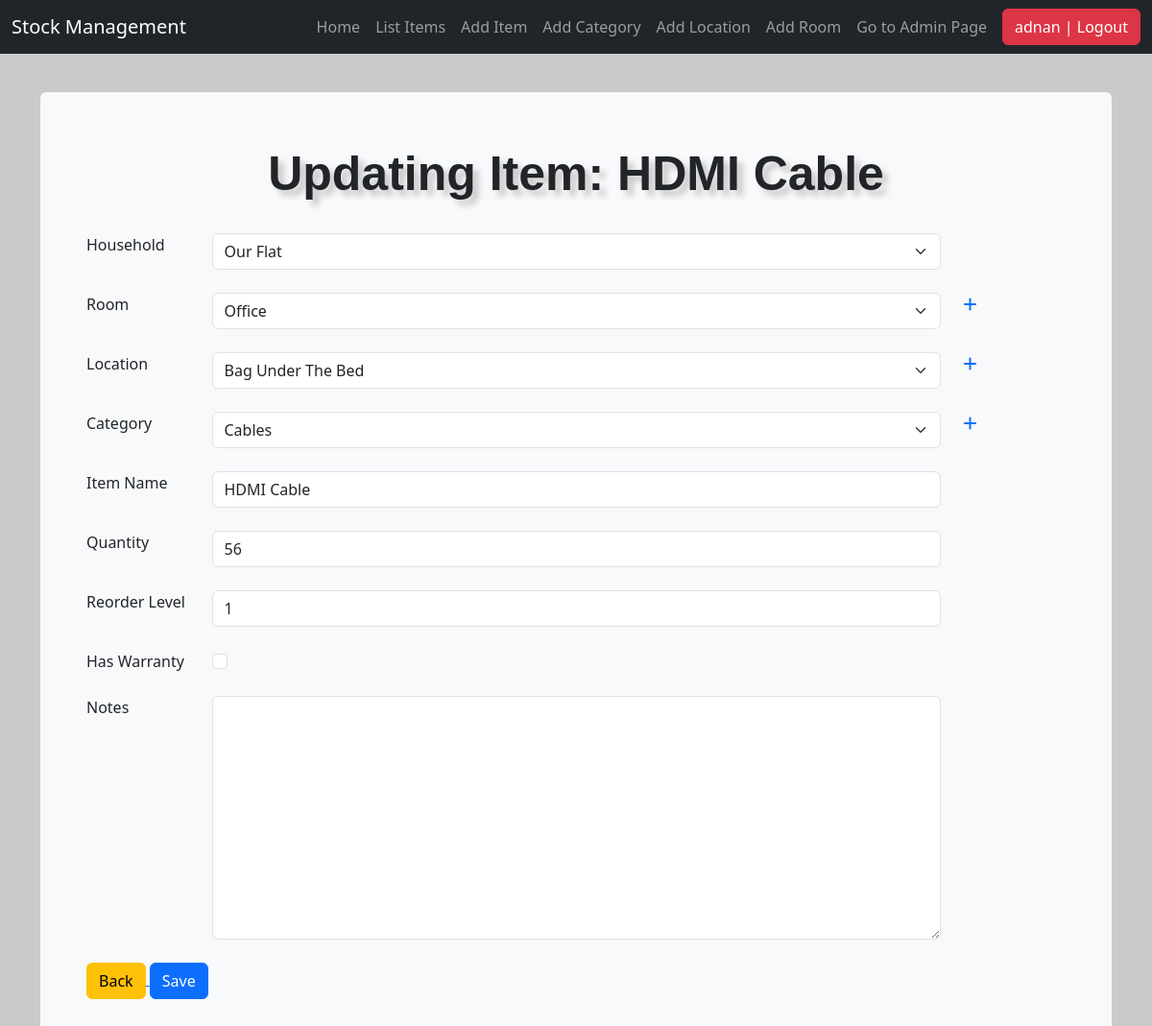
Screenshot of /update_items/10/ (signed in) with the database file from the repository.
### stockmgmt/models.py (models this page shows, shortened)
class Stock(models.Model):
    household = models.ForeignKey(
        Household, on_delete=models.CASCADE, blank=True)
    room = models.ForeignKey(Room, on_delete=models.CASCADE, blank=True)
    location = models.ForeignKey(
        Location, on_delete=models.CASCADE, blank=True)
    category = models.ForeignKey(
        Category, on_delete=models.CASCADE, blank=True)
    item_name = models.CharField(max_length=50, blank=True, null=True)
    quantity = models.IntegerField(default='0', blank=True, null=True)
    receive_quantity = models.IntegerField(default='0', blank=True, null=True)
    receive_by = models.CharField(max_length=50, blank=True, null=True)
    issue_quantity = models.IntegerField(default='0', blank=True, null=True)
    issue_by = models.CharField(max_length=50, blank=True, null=True)
    issue_to = models.CharField(max_length=50, blank=True, null=True)
    item_usage = models.TextField(max_length=500, blank=True, null=True)
    phone_number = models.CharField(max_length=50, blank=True, null=True)
    created_by = models.CharField(max_length=50, blank=True, null=True)
    reorder_level = models.IntegerField(default='3', blank=True, null=True)
    timestamp = models.DateTimeField(auto_now_add=True, auto_now=False)
    last_updated = models.DateTimeField(auto_now_add=False, auto_now=True)
    has_warranty = models.BooleanField(default=False, blank=False, null=True)
    item_notes = models.TextField(max_length=500, blank=True, null=True)

### stockmgmt/views.py (the view, shortened to what this page needs)
# urls.py: path('update_items/<str:pk>/', views.update_items, name="update_items"),
@login_required
def update_items(request, pk):
    queryset = Stock.objects.get(id=pk)
    form = StockUpdateForm(instance=queryset)
    context = {
        "title": f"Updating Item: {queryset.item_name}",
        'form': form
    }
    return render(request, './includes/add_items.html', context)

### stockmgmt/forms.py
class StockUpdateForm(forms.ModelForm):
    class Meta:
        model = Stock
        fields = [
            'household',
            'room',
            'location',
            'category',
            'item_name',
            'quantity',
            'reorder_level',
            'has_warranty',
            'item_notes'
        ]
        widgets = {
            'has_warranty': forms.CheckboxInput()
        }

### stockmgmt/models.py (called while the page is built)
    def __str__(self):
        return self.name.title() if self.name else ""

    def __str__(self):
        return self.name.title() if self.name else ""

    def __str__(self):
        return self.name.title() if self.name else ""

    def __str__(self):
        return self.name.title() if self.name else ""

### stockmgmt/templates/includes/add_items.html (shortened to what this page needs)
{% extends 'base.html' %}
{% load crispy_forms_tags %}
{% block content %}
<form method="POST">
    <br>
    <div class="row">
        <div class="form-group col">
            <label for="{{ form.household.id_for_label }}">Household</label>
        </div>
        <div class="col-9">
            {{ form.household }}
        </div>
        <div class="col">
        </div>
    </div>
    <br>
    <div class="row">
        <div class="form-group col">
            <label for="{{ form.room.id_for_label }}">Room</label>
        </div>
        <div class="col-9">
            {{ form.room }}
        </div>
        <div class="col">
            <a href="{% url 'add_room' %}"><i class="fa-solid fa-plus"></i></a>
        </div>
    </div>
    <br>
    <div class="row">
        <div class="form-group col">
            <label for="{{ form.location.id_for_label }}">Location</label>
        </div>
        <div class="col-9">
            {{ form.location }}
        </div>
        <div class="col">
            <a href="{% url 'add_location' %}"><i class="fa-solid fa-plus"></i></a>
        </div>
    </div>
    <br>
    <div class="row">
        <div class="form-group col">
            <label for="{{ form.category.id_for_label }}">Category</label>
        </div>
        <div class="col-9">
            {{ form.category }}
        </div>
        <div class="col">
            <a href="{% url 'add_category' %}"><i class="fa-solid fa-plus"></i></a>
        </div>
    </div>
    <br>
    <div class="row">
        <div class="form-group col">
            <label for="{{ form.item_name.id_for_label }}">Item Name</label>
        </div>
        <div class="col-9">
            {{ form.item_name }}
        </div>
        <div class="col">
        </div>
    </div>
    <br>
    <div class="row">
        <div class="form-group col">
            <label for="{{ form.quantity.id_for_label }}">Quantity</label>
        </div>
        <div class="col-9">
            {{ form.quantity }}
        </div>
        <div class="col">
        </div>
    </div>
    <br>
    <div class="row">
        <div class="form-group col">
            <label for="{{ form.reorder_level.id_for_label }}">Reorder Level</label>
        </div>
        <div class="col-9">
            {{ form.reorder_level }}
        </div>
        <div class="col">
        </div>
    </div>
    <br>
    <div class="row">
        <div class="form-group col">
            <label for="{{ form.has_warranty.id_for_label }}">Has Warranty</label>
        </div>
        <div class="col-9">
            {{ form.has_warranty }}
        </div>
        <div class="col">
        </div>
    </div>
    <br>
    <div class="row">
        <div class="form-group col">
            <label for="{{ form.item_notes.id_for_label }}">Notes</label>
        </div>
        <div class="col-9">
            {{ form.item_notes }}
        </div>
        <div class="col">
        </div>
    </div>
    <br />
    <div class="form-group">
        <a id="back-button" href="" onclick="javascript:window.history.back(-1);return false;">
            <div class="btn btn-warning">Back</div>
        </a>
        <input type="submit" value='Save' class="btn btn-primary" />
    </div>
</form>
{% endblock %}

### stockmgmt/templates/partials/nav.html (shortened to what this page needs)
<nav class="navbar navbar-expand-md navbar-dark fixed-top bg-dark">
    <div class="container-fluid">
        <a class="navbar-brand" href="#">Stock Management</a>
        <div class="collapse navbar-collapse d-flex justify-content-end" id="navbarCollapse">
            <ul class="navbar-nav ms-auto me-2 my-lg-0">
                <li class="nav-item">
                    <a class="nav-link" aria-current="page" href="{% url 'home' %}">Home</a>
                </li>
                {% if request.user.is_authenticated %}
                <li class="nav-item">
                    <a class="nav-link" href="{% url 'list_items' %}">List Items</a>
                </li>
                {% if request.user.is_authenticated %}
                <li class="nav-item">
                    <a class="nav-link" href="{% url 'add_items' %}">Add Item</a>
                </li>
                {% endif %}
                {% if request.user.is_superuser %}
                <li class="nav-item">
                    <a class="nav-link" href="{% url 'add_category' %}">Add Category</a>
                </li>
                <li class="nav-item">
                    <a class="nav-link" href="{% url 'add_location' %}">Add Location</a>
                </li>
                <li class="nav-item">
                    <a class="nav-link" href="{% url 'add_room' %}">Add Room</a>
                </li>
                <li class="nav-item">
                    <a class="nav-link" href="{% url 'admin:index' %}">Go to Admin Page</a>
                </li>
                {% endif %}
                {% endif %}
            </ul>
            <ul class="navbar-nav">
                {% if request.user.is_authenticated %}
                <li><a href="/accounts/logout"><button class="btn btn-danger">{{ user }} | Logout</button></a></li>
                {% else %}
                <li><a href="/accounts/login">Login</a></li>
                {% endif %}
            </ul>
        </div>
    </div>
</nav>

### stockmgmt/static/css/style.css (style rules this page uses)
body { background-color: #cacaca; }

### rows the page displays
Stock: household "Our Flat", room "Office", location "Bag Under The Bed", category "Cables", item_name "HDMI Cable", quantity "56", reorder_level "1"

### other values shown
{{ user }} "adnan"
{{ title }} "Updating Item: HDMI Cable"
